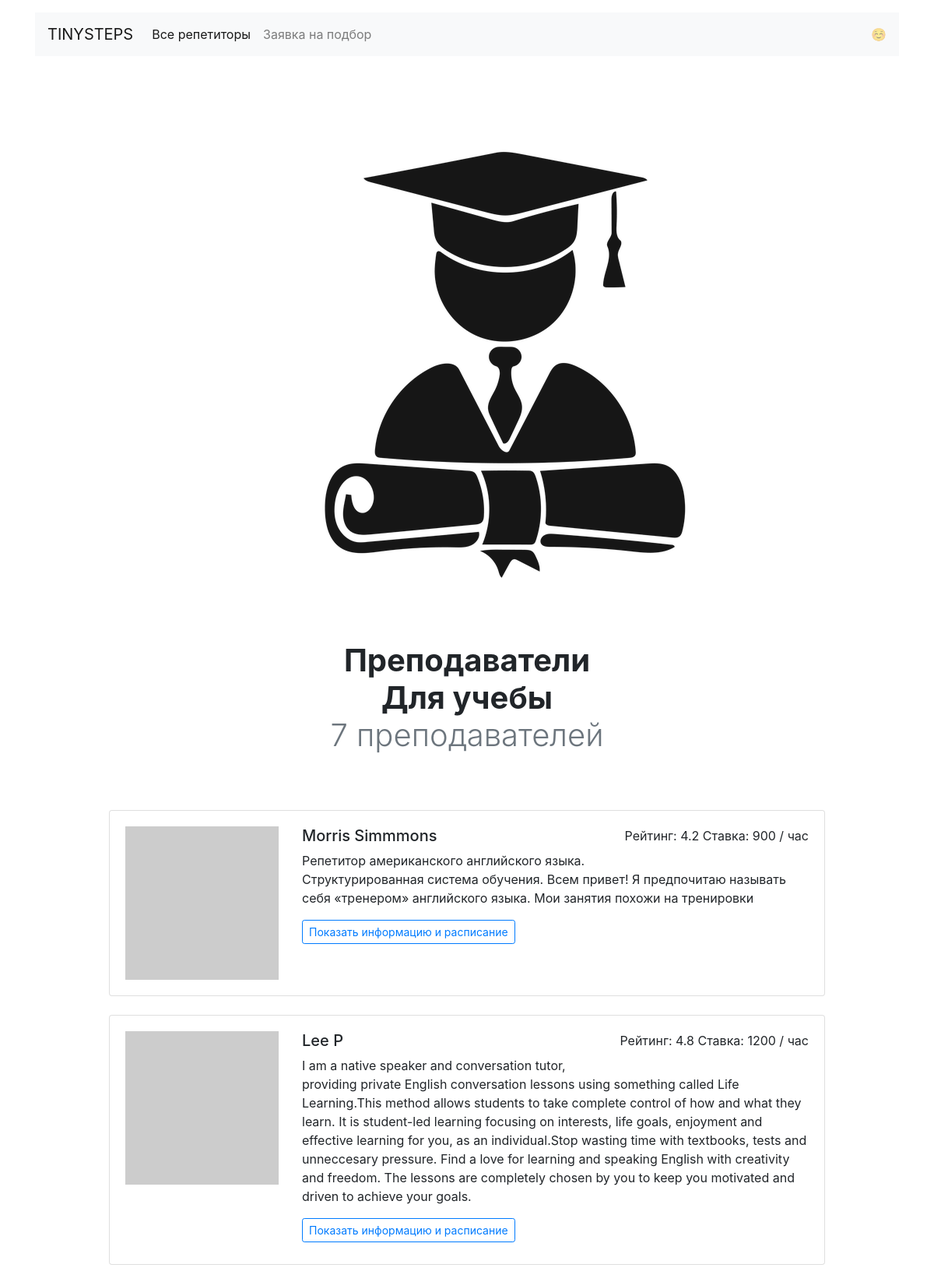
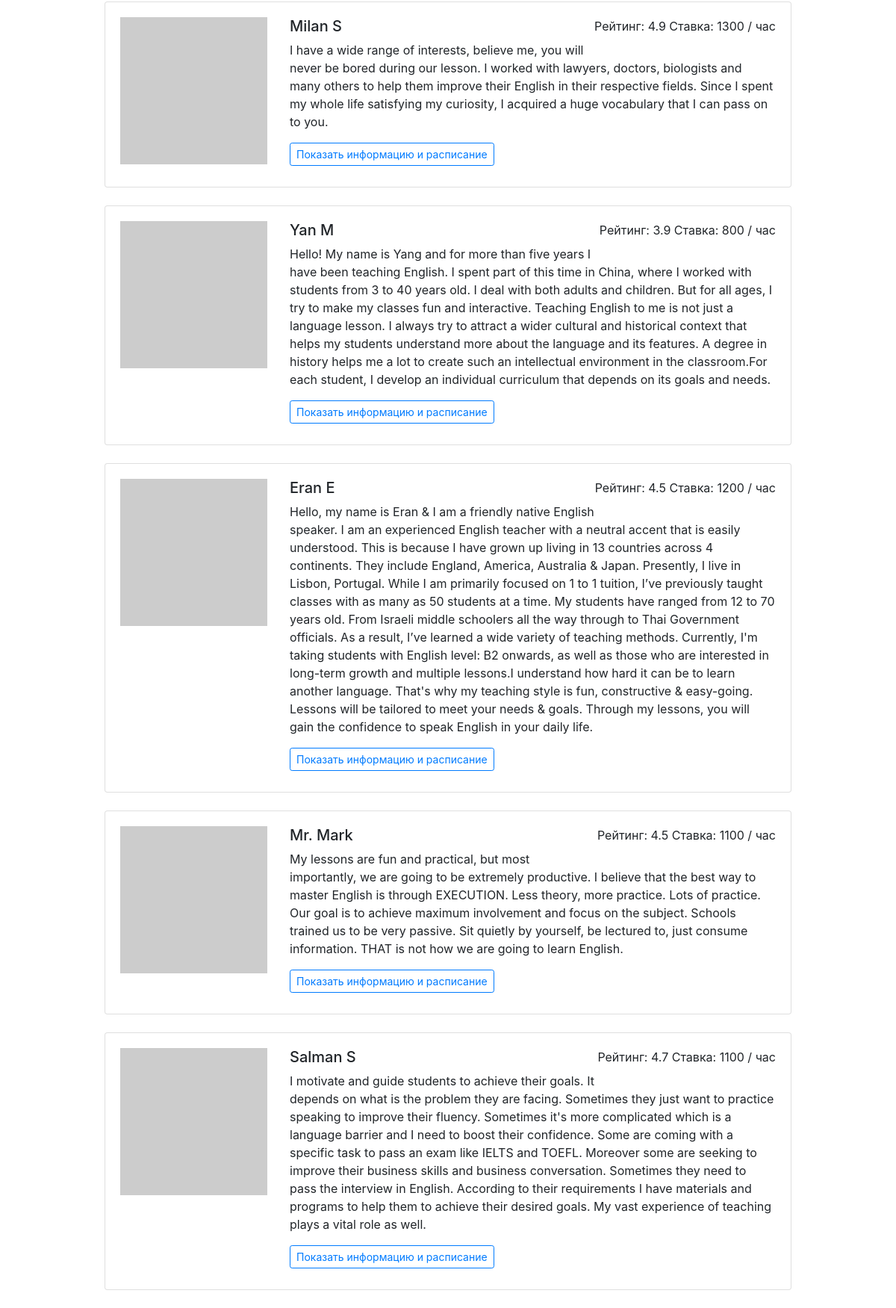
Page /goals/study/ on the committed database (2 pictures, top to bottom).
### models.py (models this page shows, shortened)
class Goal(db.Model):
    __tablename__ = "goals"
    goal_id = db.Column("goal_id", db.Integer, primary_key=True)
    title = db.Column("title", db.String(15))
    title_rus = db.Column('title_rus', db.String(15))
    favicon = db.Column('favicon', db.String(1))
    image_location = db.Column("image_location", db.String(30))
    teachers = db.relationship("Teacher",
                               secondary="teacher_goal",
                               back_populates="goals")
    lesson_requests = db.relationship("RequestLesson", back_populates="goal")

class Teacher(db.Model):
    __tablename__ = "teachers"
    teacher_id = db.Column(db.Integer, primary_key=True)
    name = db.Column(db.String(30), nullable=False)
    picture = db.Column(db.String)
    rating = db.Column(db.Numeric)
    price = db.Column(db.Integer, nullable=False)
    about = db.Column(db.Text)
    shedule = db.Column(db.String, default=shedule, nullable=False)
    goals = db.relationship("Goal",
                            secondary="teacher_goal",
                            back_populates="teachers")
    bookings = db.relationship("Booking", back_populates="teacher")
    @hybrid_property
    def short_rating(self):
        return str(self.rating)[:3]

### blupr_teachers.py (the view)
@blp.route("/goals/<goal>/")
def goal_view(goal):
    goal = Goal.query.filter_by(title=goal).one()
    return render_template("goal.html", goal=goal,
                           teachers=goal.teachers)

### templates/goal.html
{% extends 'base.html' %}
{%  from 'macros.html' import cards  %}
{% block body %}
  <main class="container mt-3">
    <h1 class="h1 text-center w-50 mx-auto mt-1 py-5 mb-4">
      <img src ="{{ url_for('static', filename =  goal.image_location) }}">
      <strong><br/>Преподаватели <br/>{{ goal.title_rus }}</strong>
      <br/><span class="font-weight-light text-muted">{{ teachers | length }} преподавателей</span>
    </h1>
      {{ cards( teachers) }}
  </main>
{% endblock %}

### templates/macros.html (shortened to what this page needs)
{% macro cards(teachers) -%}
    <div class="row">
      <div class="col-12 col-lg-10 offset-lg-1 m-auto">
        {% for teacher in teachers %}
          <div class="card mb-4">
            <div class="card-body">
              <div class="row">
                <div class="col-3"><img src="{{ teacher.picture }}" class="img-fluid" alt=""></div>
                <div class="col-9">
                  <p class="float-right">Рейтинг: {{ teacher.short_rating }} Ставка: {{ teacher.price }} / час</p>
                  <h2 class="h5">{{ teacher.name }}</h2>
                  <p>{{ teacher.about }}</p>
                  <a href="/profiles/{{ teacher.teacher_id }}/" class="btn btn-outline-primary btn-sm mb-2">Показать информацию и расписание</a>
                </div>
              </div>
            </div>
          </div>
        {% endfor %}
      </div>
    </div>
{%- endmacro %}

### rows in the picture
Goal: image_location (picture), title_rus "Для учебы"
Teacher: short_rating "4.2", price "900", name "Morris Simmmons", about "Репетитор американского английского языка. Структурированная система обучения. Всем привет! Я предпочитаю называть себя «тренером» английского языка. Мои занятия похожи на тренировки"
Teacher: short_rating "4.8", price "1200", name "Lee P", about "I am a native speaker and conversation tutor, providing private English conversation lessons using something called Life Learning.This method allows students to take complete control of how and what they learn. It is student-led learning focusing on interests, life goals, enjoyment and effective learning for you, as an individual.Stop wasting time with textbooks, tests and unneccesary pressure. Find a love for learning and speaking English with creativity and freedom. The lessons are completely chosen by you to keep you motivated and driven to achieve your goals."
Teacher: short_rating "4.9", price "1300", name "Milan S", about "I have a wide range of interests, believe me, you will never be bored during our lesson. I worked with lawyers, doctors, biologists and many others to help them improve their English in their respective fields. Since I spent my whole life satisfying my curiosity, I acquired a huge vocabulary that I can pass on to you."
Teacher: short_rating "3.9", price "800", name "Yan M", about "Hello! My name is Yang and for more than five years I have been teaching English. I spent part of this time in China, where I worked with students from 3 to 40 years old. I deal with both adults and children. But for all ages, I try to make my classes fun and interactive. Teaching English to me is not just a language lesson. I always try to attract a wider cultural and historical context that helps my students understand more about the language and its features. A degree in history helps me a lot to create such an intellectual environment in the classroom.For each student, I develop an individual curriculum that depends on its goals and needs."
Teacher: short_rating "4.5", price "1200", name "Eran E", about "Hello, my name is Eran & I am a friendly native English speaker. I am an experienced English teacher with a neutral accent that is easily understood. This is because I have grown up living in 13 countries across 4 continents. They include England, America, Australia & Japan. Presently, I live in Lisbon, Portugal. While I am primarily focused on 1 to 1 tuition, I’ve previously taught classes with as many as 50 students at a time. My students have ranged from 12 to 70 years old. From Israeli middle schoolers all the way through to Thai Government officials. As a result, I’ve learned a wide variety of teaching methods. Currently, I'm taking students with English level: B2 onwards, as well as…"
Teacher: short_rating "4.5", price "1100", name "Mr. Mark", about "My lessons are fun and practical, but most importantly, we are going to be extremely productive. I believe that the best way to master English is through EXECUTION. Less theory, more practice. Lots of practice. Our goal is to achieve maximum involvement and focus on the subject. Schools trained us to be very passive. Sit quietly by yourself, be lectured to, just consume information. THAT is not how we are going to learn English."
Teacher: short_rating "4.7", price "1100", name "Salman S", about "I motivate and guide students to achieve their goals. It depends on what is the problem they are facing. Sometimes they just want to practice speaking to improve their fluency. Sometimes it's more complicated which is a language barrier and I need to boost their confidence. Some are coming with a specific task to pass an exam like IELTS and TOEFL. Moreover some are seeking to improve their business skills and business conversation. Sometimes they need to pass the interview in English. According to their requirements I have materials and programs to help them to achieve their desired goals. My vast experience of teaching plays a vital role as well."

### other values in the picture
{{ teachers | length }} "7"
